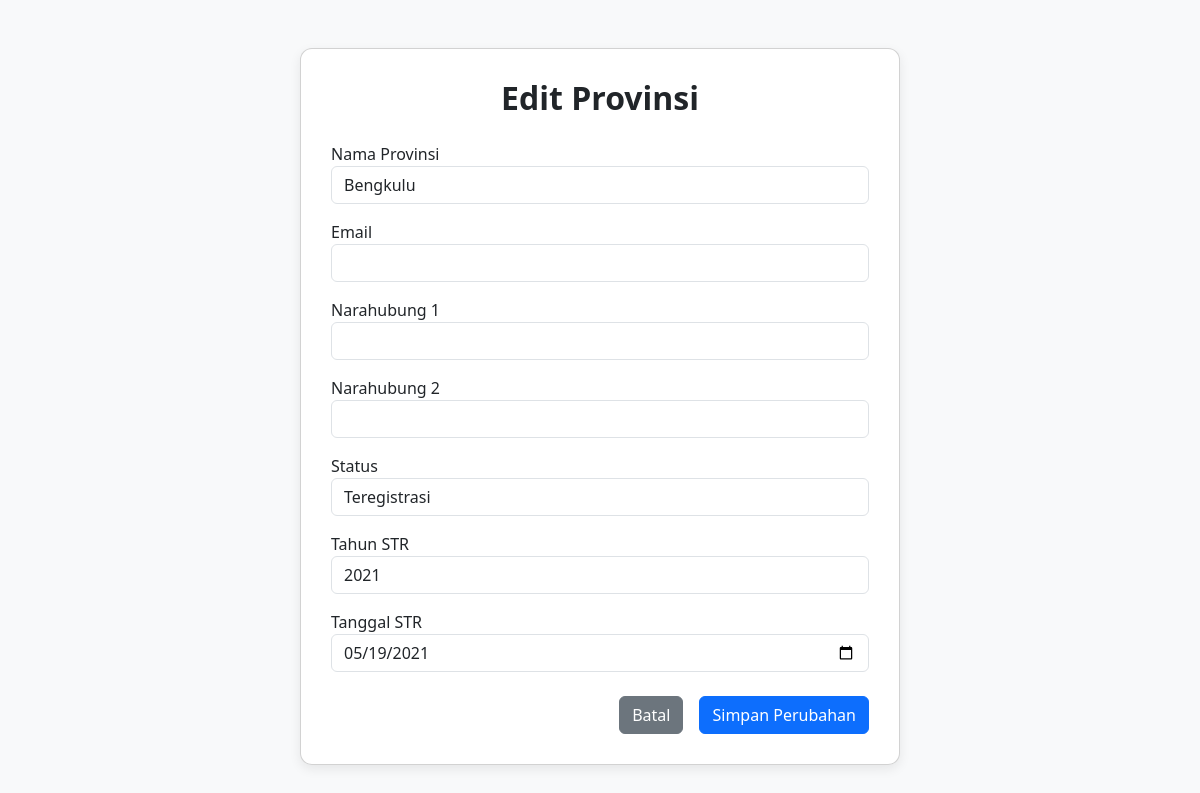
The page /provinsi_edit.php?id=7 on the database its author committed.
### tables this page shows
CREATE TABLE `provinsi` (
  `id` int NOT NULL AUTO_INCREMENT,
  `nama` varchar(100) NOT NULL,
  `email` varchar(100) DEFAULT NULL,
  `narahubung1` varchar(100) DEFAULT NULL,
  `narahubung2` varchar(100) DEFAULT NULL,
  `tahunSTR` int DEFAULT NULL,
  `tanggalSTR` date DEFAULT NULL,
  `status` varchar(255) DEFAULT NULL,
  PRIMARY KEY (`id`),
  UNIQUE KEY `nama` (`nama`)
);

### provinsi_edit.php (the view, shortened to what this page needs)
<?php include 'conn.php'; ?>
<?php
$id = $_GET['id'];
$result = $conn->query("SELECT * FROM provinsi WHERE id = $id");
$data = $result->fetch_assoc();
?>
<!DOCTYPE html>
<html>
<head>
    <link href="https://cdn.jsdelivr.net/npm/bootstrap@5.3.0/dist/css/bootstrap.min.css" rel="stylesheet">
</head>
<body>
<div class="container mt-5">
    <div class="card mx-auto" style="max-width: 600px;">
        <h2 class="text-center">Edit Provinsi</h2>
        <form method="POST">
            <div class="mb-3">
                <label>Nama Provinsi</label>
                <input name="nama" type="text" class="form-control" value="<?= htmlspecialchars($data['nama']) ?>" required>
            </div>
            <div class="mb-3">
                <label>Email</label>
                <input name="email" type="email" class="form-control" value="<?= htmlspecialchars($data['email']) ?>">
            </div>
            <div class="mb-3">
                <label>Narahubung 1</label>
                <input name="narahubung1" type="text" class="form-control" value="<?= htmlspecialchars($data['narahubung1']) ?>">
            </div>
            <div class="mb-3">
                <label>Narahubung 2</label>
                <input name="narahubung2" type="text" class="form-control" value="<?= htmlspecialchars($data['narahubung2']) ?>">
            </div>
            <div class="mb-3">
                <label>Status</label>
                <select name="status" class="form-control" required>
                    <?php
                    $statusOptions = ["Teregistrasi", "Terbentuk", "Proses", "-"];
                    foreach ($statusOptions as $s) {
                        $selected = ($data['status'] == $s) ? 'selected' : '';
                        echo "<option value=\"$s\" $selected>$s</option>";
                    }
                    ?>
                </select>
            </div>
            <div class="mb-3">
                <label>Tahun STR</label>
                <input name="tahunSTR" type="number" class="form-control" value="<?= htmlspecialchars($data['tahunSTR']) ?>">
            </div>
            <div class="mb-4">
                <label>Tanggal STR</label>
                <input name="tanggalSTR" type="date" class="form-control" value="<?= htmlspecialchars($data['tanggalSTR']) ?>">
            </div>
            <div class="d-grid gap-2 d-md-flex justify-content-md-end">
                <a href="provinsi.php" class="btn btn-secondary me-2">Batal</a>
                <button type="submit" class="btn btn-primary">Simpan Perubahan</button>
            </div>
        </form>
    </div>
</div>
</body>
</html>

### provinsi_edit.php (style rules this page uses)
body { background-color: #f8f9fa; }
.card { border-radius: 12px; box-shadow: 0 4px 12px rgba(0, 0, 0, 0.08); padding: 30px; }
h2 { font-weight: 600; margin-bottom: 25px; }

### rows shown on the page
provinsi: nama "Bengkulu", tahunSTR "2021", tanggalSTR "05/19/2021"

### other values the page prints
form field status "Teregistrasi"
